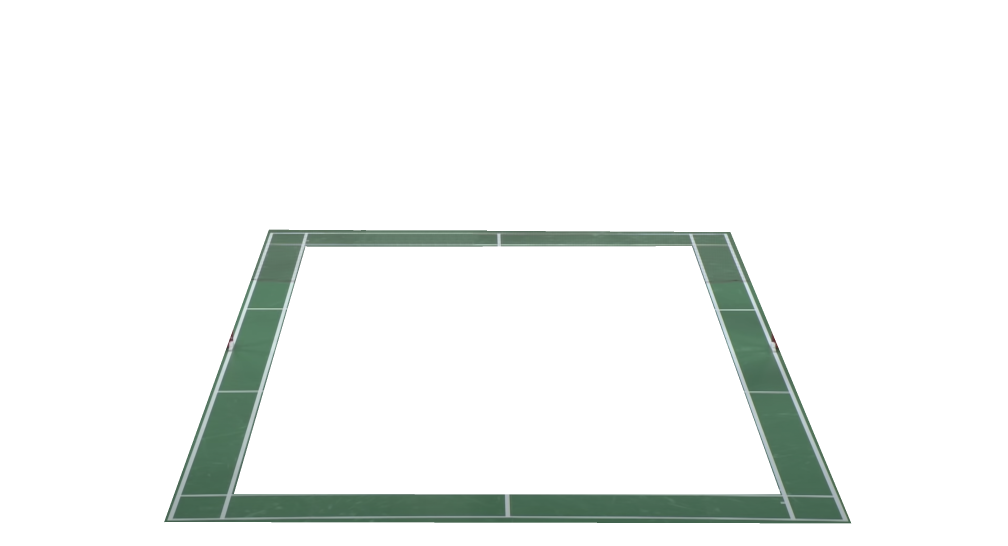
#> input picture ObjectTracker/template.png, 3024 x 1638 px (shown at 1/3 size)
$ python CourtTemplateMatching.py   (Python 2 division)
#> lines starting #> are read from the running program, lines starting #| are printed output that depends on the picture; pictures that were not available may be replaced by others from this repository, and a replacement may not be noted
import numpy as np
import cv2 as cv
from matplotlib import pyplot as plt


def featureHomography(frame):
    """ Applies feature matching and homography to match badminton court template (based on the following tutorial https://docs.opencv.org/3.4/d1/de0/tutorial_py_feature_homography.html)

    Args:
        frame: the frame to be matched

    Returns:
        [np.int32(dst)]: list of points describing the court
        img2: the original frame
        img3: the processed frame


    """
#> called with frame = 'test.png'
    MIN_MATCH_COUNT = 10
    img1 = cv.imread("template.png",0) # queryImage
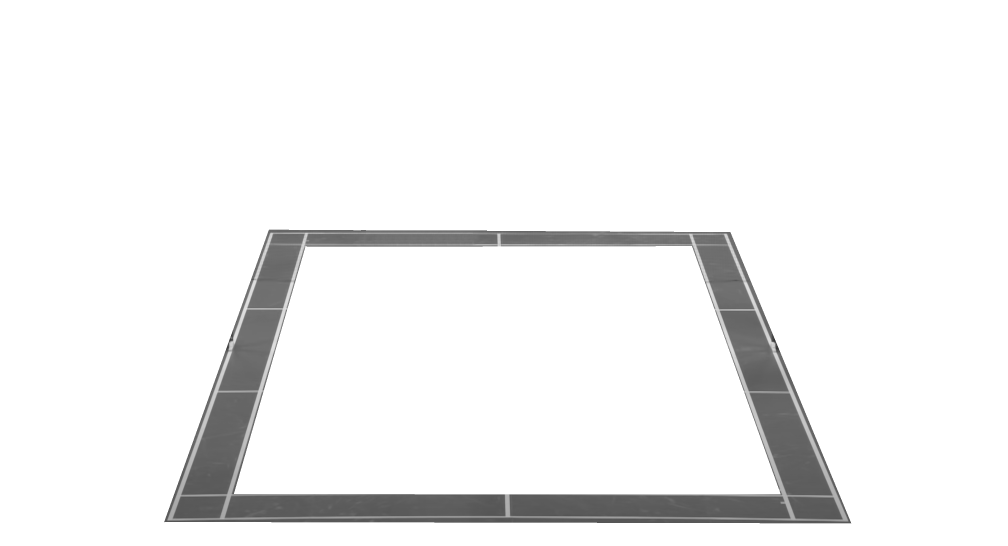
#> img1: shape (1638, 3024) (shown at 1/3 size); min 48, max 255, mean 241.6
    img2 = cv.imread(frame, 0) # trainImage
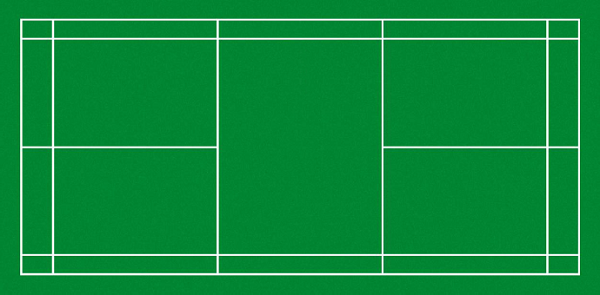
#> input picture ObjectTracker/courtTemplate.jpeg, 600 x 295 px, given in place of test.png, which was not available
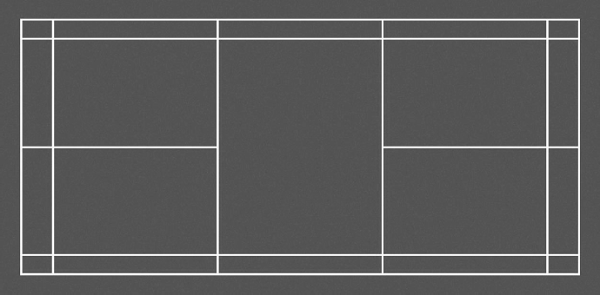
#> img2: shape (295, 600); min 58, max 255, mean 91.3
    # Initiate SIFT detector
    sift = cv.SIFT_create()
    # find the keypoints and descriptors with SIFT
    kp1, des1 = sift.detectAndCompute(img1,None)
#> kp1 = 315 keypoints; strongest (x, y, size): (2320, 1020, 8.5), (2331, 1043, 7.5), (2548, 1566, 6.6), (494, 1564, 2.4)
    kp2, des2 = sift.detectAndCompute(img2,None)
#> kp2 = 110 keypoints; strongest (x, y, size): (578, 274, 2.1), (579, 20, 1.9), (21, 274, 2.4), (21, 20, 2.2)
    FLANN_INDEX_KDTREE = 1
    index_params = dict(algorithm = FLANN_INDEX_KDTREE, trees = 5)
    search_params = dict(checks = 50)
    flann = cv.FlannBasedMatcher(index_params, search_params)
    matches = flann.knnMatch(des1,des2,k=2)
#> matches = 315 matches
    # store all the good matches as per Lowe's ratio test.
    good = []
    for m,n in matches:
        if m.distance < 0.7*n.distance:
            good.append(m)
#> after the loop, good = []

    if len(good)>MIN_MATCH_COUNT:
        src_pts = np.float32([ kp1[m.queryIdx].pt for m in good ]).reshape(-1,1,2)
        dst_pts = np.float32([ kp2[m.trainIdx].pt for m in good ]).reshape(-1,1,2)
        M, mask = cv.findHomography(src_pts, dst_pts, cv.RANSAC,5.0)
        matchesMask = mask.ravel().tolist()
        h,w = img1.shape
        pts = np.float32([ [0,0],[0,h-1],[w-1,h-1],[w-1,0] ]).reshape(-1,1,2)
        dst = cv.perspectiveTransform(pts,M)
        img2 = cv.polylines(img2,[np.int32(dst)],True,0,3, cv.LINE_AA)
    else:
        print( "Not enough matches are found - {}/{}".format(len(good), MIN_MATCH_COUNT) )
#| Not enough matches are found - 0/10
        matchesMask = None

    draw_params = dict(matchColor = (0,255,0), # draw matches in green color
                    singlePointColor = None,
                    matchesMask = matchesMask, # draw only inliers
                    flags = 2)
    img3 = cv.drawMatches(img1,kp1,img2,kp2,good,None,**draw_params)
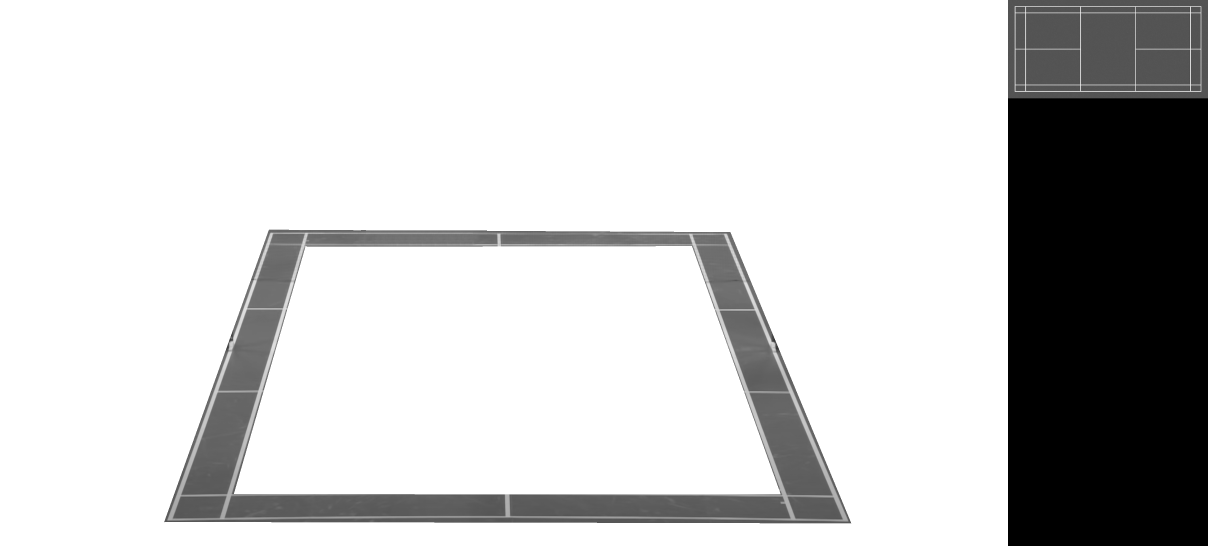
#> img3: shape (1638, 3624, 3) (shown at 1/3 size); min 0, max 255, mean 204.3
#> (the run stopped early here; a loop or call above may not have finished)
